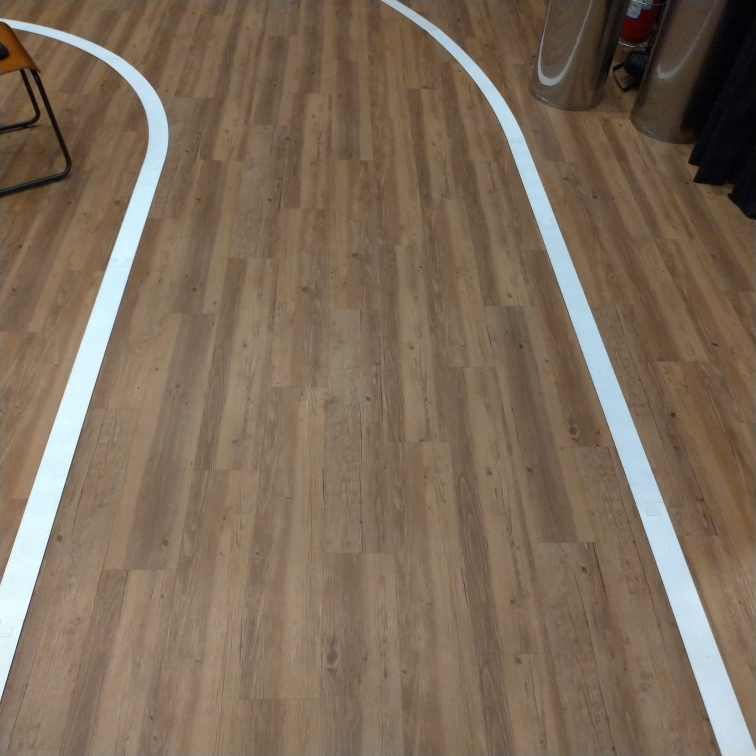
#> input picture Data/Image/Lane/Pista033.jpeg, 1512 x 1512 px, given in place of the camera (shown at 1/2 size)
$ python oldScript.py   (older library calls are emulated)
#> lines starting #> are read from the running program, lines starting #| are printed output that depends on the picture; after the words box and inside, x2 and y2 are one past the last pixel; in counts of white or black regions, pixels touching at a corner belong together
#> in main, frame is the input picture: shape (1512, 1512, 3); mean B, G, R 89.5, 107.2, 124.8
### Edge_detection.py
import cv2  # Import the OpenCV library to enable computer vision
import numpy as np  # Import the NumPy scientific computing library


# Author: Addison Sears-Collins
# https://automaticaddison.com
# Description: A collection of methods to detect help with edge detection

# [31 lines left out: function binary_array, not called in this run]


def blur_gaussian(channel, ksize=3):
    """
    Implementation for Gaussian blur to reduce noise and detail in the image

    :param image: 2D or 3D array to be blurred
    :param ksize: Size of the small matrix (i.e. kernel) used to blur
                  i.e. number of rows and number of columns
    :return: Blurred 2D image
    """
    return cv2.GaussianBlur(channel, (ksize, ksize), 0)


# [47 lines left out: functions mag_thresh, sobel, not called in this run]


def threshold(channel, thresh=(128, 255), thresh_type=cv2.THRESH_BINARY):
    """
    Apply a threshold to the input channel

    :param channel: 2D array of the channel data of an image/video frame
    :param thresh: 2D tuple of min and max threshold values
    :param thresh_type: The technique of the threshold to apply
    :return: Two outputs are returned:
               ret:Threshold that was used
               thresholded_image: 2D thresholded data.
    """
    # If pixel intensity is greater than thresh[0], make that value
    # white (255), else set it to black (0)
    return cv2.threshold(channel, thresh[0], thresh[1], thresh_type)

### oldScript.py
import time
import cv2
import numpy as np
import Edge_detection as edge
import matplotlib.pyplot as plt
from ultralytics import YOLO


class Lane:
    def __init__(self, orig_frame):

        # Isolando as faixas
        self.orig_frame = orig_frame
        self.rs_binary = None
        self.lane_line_markings = None

        # Plotar o ROI
        self.roi_points = np.float32([
            (0, 389),  # Top-left
            (0, 480),  # Bottom-left
            (640, 480),  # Borron-right
            (640, 389)  # Top-right
        ])

        self.roi_pointsAux = np.float32([
            (0, 353),  # Top-left
            (0, 389),  # Bottom-left
            (640, 389),  # Borron-right
            (640, 353)  # Top-right
        ])

        self.roi_pointsMD = np.float32([
            (63, 287),  # Top-left
            (0, 480),  # Bottom-left
            (640, 480),  # Borron-right
            (577, 287)  # Top-right
        ])

        self.orig_image_size = self.orig_frame.shape[::-1][1:]

        width = self.orig_image_size[0]  # 640

        # ROI Principal
        self.transformation_matrix = None
        self.inv_transformation_matrix = None
        self.warped_frame = None

        # ROI Auxiliar
        self.transformation_matrixAux = None
        self.inv_transformation_matrixAux = None
        self.warped_frameAux = None

        # ROI Média Central
        self.transformation_matrixMD = None
        self.inv_transformation_matrixMD = None
        self.warped_frameMD = None

        self.padding = int(0.25 * width)
        self.orig_image_size = self.orig_frame.shape[::-1][1:]

        self.desire_roi_points = np.float32([
            [self.padding, 0],  # Top-left corner
            [self.padding, self.orig_image_size[1]],  # Bottom-left corner
            [self.orig_image_size[0] - self.padding, self.orig_image_size[1]],  # Bottom-right corner
            [self.orig_image_size[0] - self.padding, 0]  # Top-right corner
        ])

        # Histograma
        self.histogram = None
        self.histogramAux = None
        self.histogramMD = None

        # Janelas Deslizantes
        self.no_of_windows = 10
        self.margin = int((1 / 12) * width)  # Margem da largura da janela. Quanto menor o número mais largo a janela
        self.minpix = int((1 / 24) * width)  # Centraliza a próxima janela através da média pelo min de pixels

        # Media Central
        self.mediax = None
        self.mediay = None
        self.faixaXEsqMD = None
        self.faixaXDirMD = None
        self.anguloMD = None

        # Variavel Aila
        self.left_current = None
        self.right_current = None
        self.base_currentAila = None

        self.left_baseAux = None
        self.right_currentAux = None
        self.base_currentAuxAila = None

        self.lefty_base = None
        self.righty_base = None

        self.lefty_baseAux = None
        self.righty_baseAux = None

        self.leftyMD = None
        self.rightyMD = None

        self.anguloEsquerda = None
        self.anguloDireita = None

    def get_line_markings(self, frame=None, plot=False):

#> called with plot = False
        if frame is None:
            frame = self.orig_frame

        # Convertendo o video em frame de BGR para HLS
        hls = cv2.cvtColor(frame, cv2.COLOR_BGR2HLS)
#> hls: shape (1512, 1512, 3); mean of channels 0, 1, 2 22.3, 107.2, 58.9

        _, sxbinary = edge.threshold(hls[:, :, 1], thresh=(220, 255))
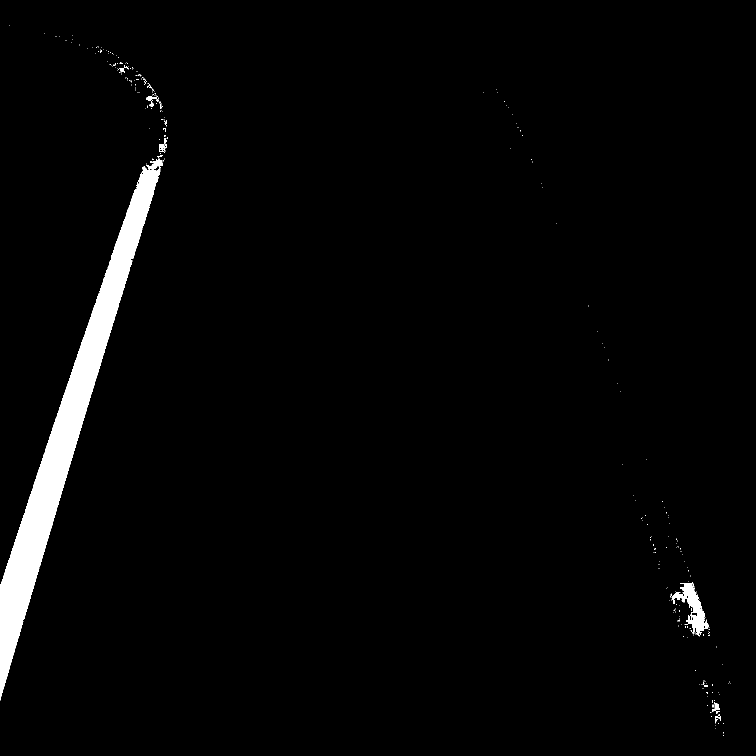
#> sxbinary: shape (1512, 1512) (shown at 1/2 size); 2.5% white; 284 white regions (271 under 20 px), largest, box (x1, y1, x2, y2) and area: (0, 317, 326, 1401) 52384, (1340, 1164, 1419, 1273) 2756, (318, 276, 334, 305) 209
        sxbinary = edge.blur_gaussian(sxbinary, ksize=3)
        s_channel = hls[:, :, 2]  # Captando apenas o canal de saturação
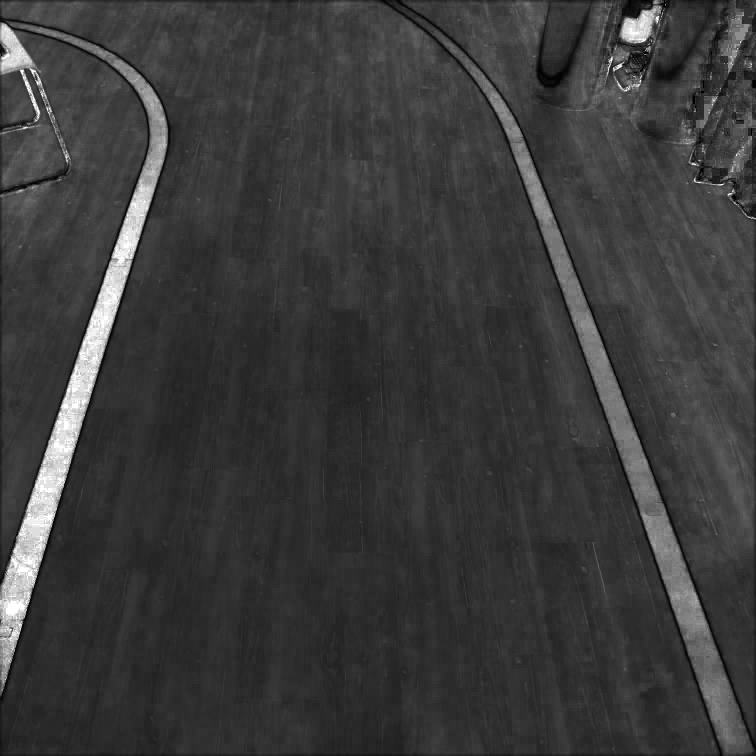
#> s_channel: shape (1512, 1512) (shown at 1/2 size); min 0, max 255, mean 58.9
        _, s_binary = edge.threshold(s_channel, (220, 255))
#> s_binary: shape (1512, 1512); 1.1% white; 506 white regions (455 under 20 px), largest, box (x1, y1, x2, y2) and area: (22, 934, 132, 1175) 6357, (160, 540, 244, 731) 4536, (96, 770, 174, 920) 3562
        _, r_thresh = edge.threshold(frame[:, :, 2], thresh=(150, 255))
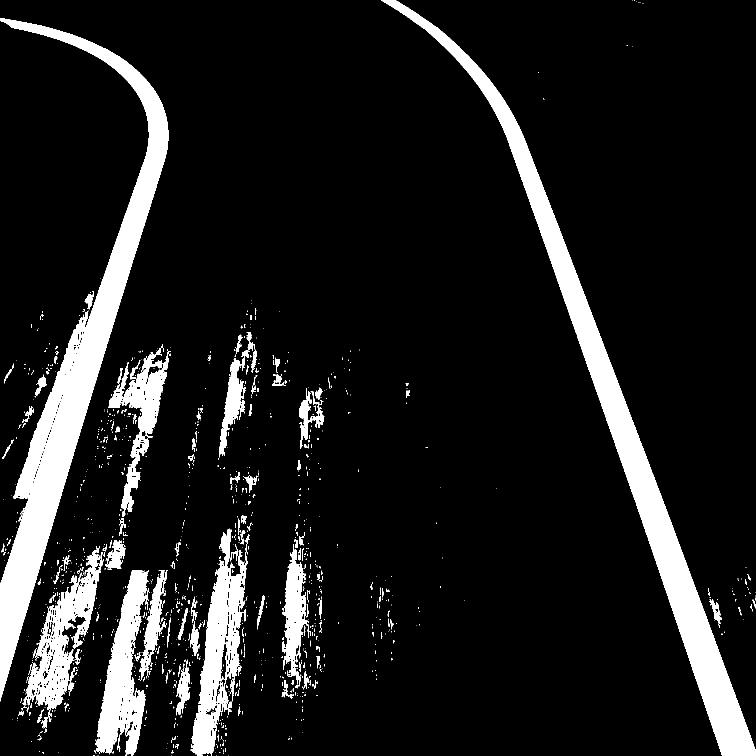
#> r_thresh: shape (1512, 1512) (shown at 1/2 size); 11% white; 1266 white regions (1105 under 20 px), largest, box (x1, y1, x2, y2) and area: (0, 37, 337, 1403) 76949, (762, 0, 1512, 1512) 74570, (381, 1057, 496, 1512) 20053
        self.rs_binary = cv2.bitwise_and(s_binary, r_thresh)
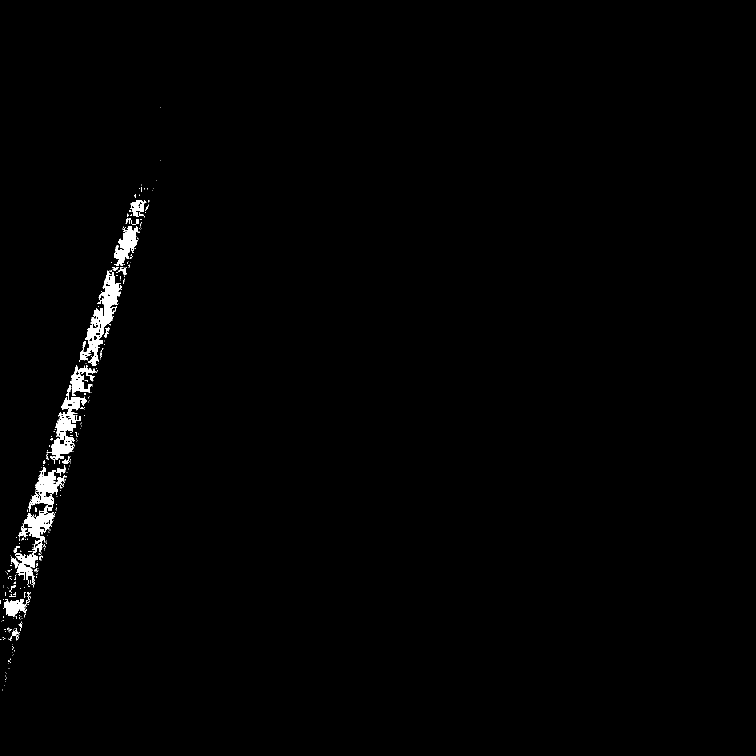
#> self.rs_binary: shape (1512, 1512) (shown at 1/2 size); 0.94% white; 322 white regions (293 under 20 px), largest, box (x1, y1, x2, y2) and area: (22, 934, 132, 1175) 6357, (160, 540, 244, 731) 4536, (96, 770, 174, 920) 3562
        self.lane_line_markings = cv2.bitwise_or(self.rs_binary, sxbinary.astype(np.uint8))
        if plot == True:
            cv2.imshow('img', self.lane_line_markings)

    # [21 lines left out: function plot_roi, not called in this run]

    def perspective_transform(self, frame=None, plot=False):
#> called with plot = False
        if frame is None:
            frame = self.lane_line_markings

        # Calculate the transformation matrix para pegar os pontos para a vista superior
        self.transformation_matrix = cv2.getPerspectiveTransform(
            self.roi_points, self.desire_roi_points)

        self.transformation_matrixAux = cv2.getPerspectiveTransform(
            self.roi_pointsAux, self.desire_roi_points)

        self.transformation_matrixMD = cv2.getPerspectiveTransform(
            self.roi_pointsMD, self.desire_roi_points
        )

        # Calculate the inverse transformation matrix para voltar a imagem original
        self.inv_transformation_matrix = cv2.getPerspectiveTransform(
            self.desire_roi_points, self.roi_points)

        self.inv_transformation_matrixAux = cv2.getPerspectiveTransform(
            self.desire_roi_points, self.roi_pointsAux)

        self.inv_transformation_matrixMD = cv2.getPerspectiveTransform(
            self.desire_roi_points, self.roi_pointsMD)

        # Perform the transform using the transformation matrix
        self.warped_frame = cv2.warpPerspective(
            frame, self.transformation_matrix, self.orig_image_size, flags=(
                cv2.INTER_LINEAR))
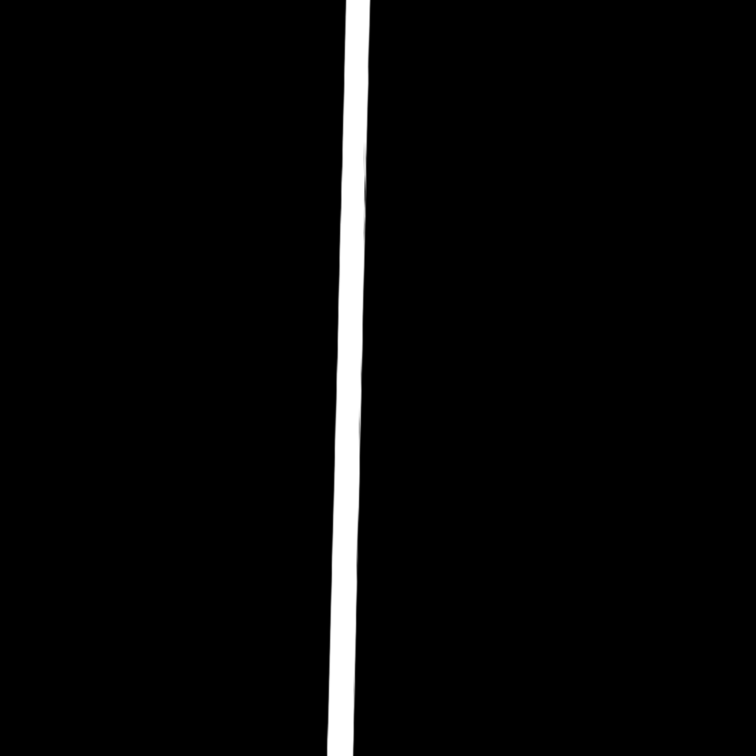
#> self.warped_frame: shape (1512, 1512) (shown at 1/2 size); min 0, max 255, mean 8.3

        self.warped_frameAux = cv2.warpPerspective(
            frame, self.transformation_matrixAux, self.orig_image_size, flags=(
                cv2.INTER_LINEAR))
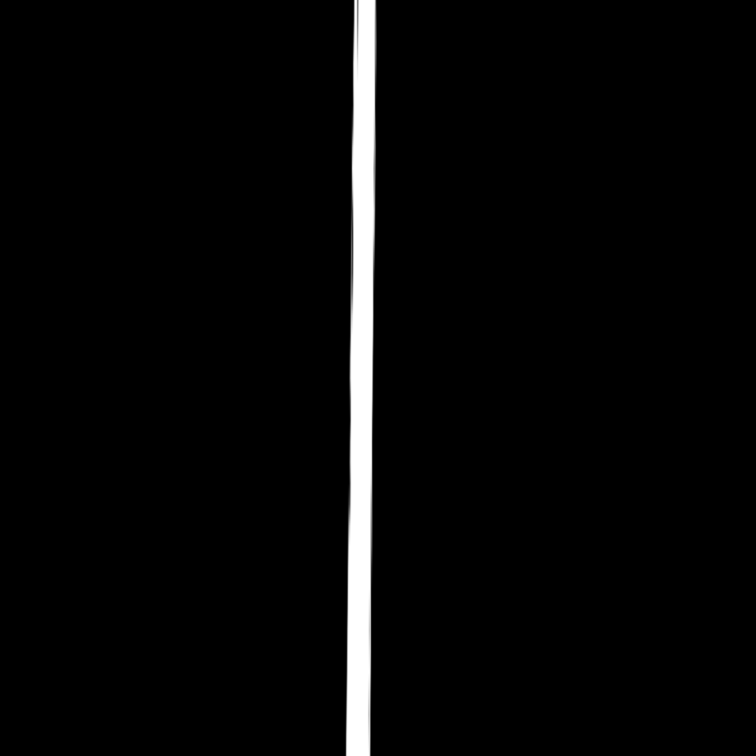
#> self.warped_frameAux: shape (1512, 1512) (shown at 1/2 size); min 0, max 255, mean 7.5

        self.warped_frameMD = cv2.warpPerspective(
            frame, self.transformation_matrixMD, self.orig_image_size, flags=(
                cv2.INTER_LINEAR))
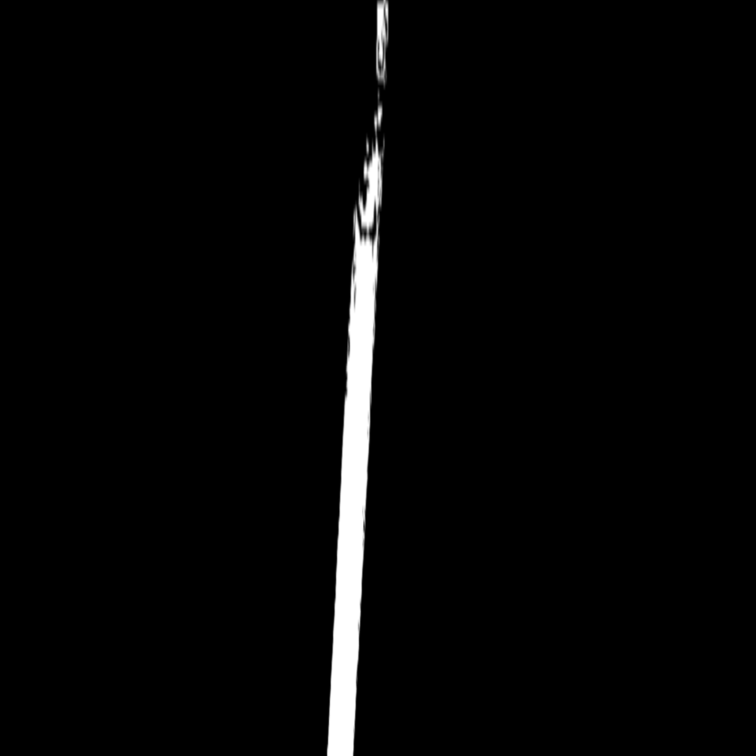
#> self.warped_frameMD: shape (1512, 1512) (shown at 1/2 size); min 0, max 255, mean 6.7

        # Convert image to binary
        (thresh, binary_warped) = cv2.threshold(
            self.warped_frame, 127, 255, cv2.THRESH_BINARY)
#> binary_warped: shape (1512, 1512); 3.3% white; 1 white region, box (x1, y1, x2, y2) and area: (654, 0, 740, 1512) 74813

        (threshAux, binary_warpedAux) = cv2.threshold(
            self.warped_frameAux, 127, 255, cv2.THRESH_BINARY)
#> binary_warpedAux: shape (1512, 1512); 3% white; 1 white region, box (x1, y1, x2, y2) and area: (692, 0, 752, 1512) 67613
#> (the rest of the program and of its run is left out)
